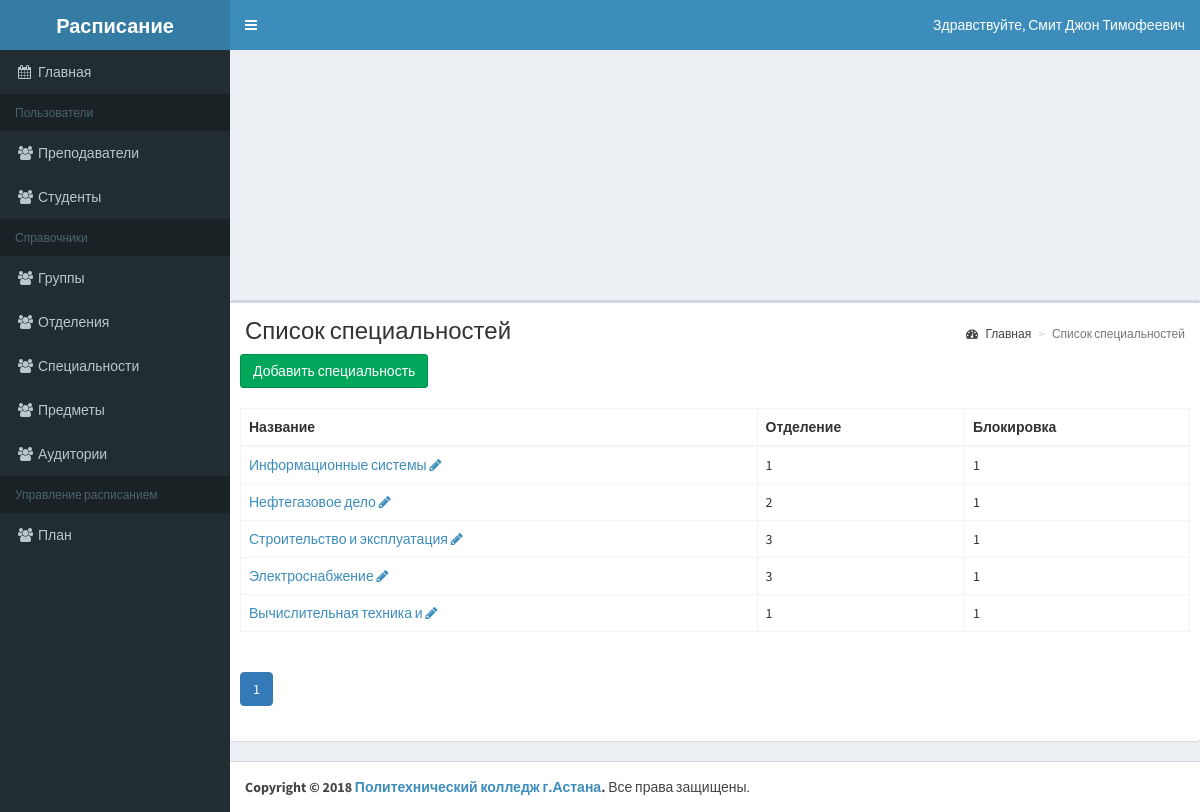
Screenshot of /schedule/list-special.php (signed in) with the database file from the repository.
### tables this page shows
CREATE TABLE special (
  special_id int(11) UNSIGNED NOT NULL AUTO_INCREMENT,
  name varchar(50) NOT NULL,
  otdel_id smallint(6) UNSIGNED NOT NULL,
  active tinyint(4) UNSIGNED NOT NULL DEFAULT 1,
  PRIMARY KEY (special_id)
);

### schedule/classes/BaseMap.php (called while the page is built, shortened)
<?php
abstract class BaseMap extends Config
{
    function __construct()
    {
        try
        {
                $this->db = new
                PDO('mysql:host='.self::HOST.';dbname='.self::DB_NAME, self::DB_USER, self::DB_PASSWORD);
            }
            catch(PDOException $e) {
            echo $e->getMessage();
        }
    }
}

### schedule/classes/SpecialMap.php (called while the page is built, shortened)
<?php
class SpecialMap extends BaseMap
{
    public function findAll($ofset=0, $limit=30){
        $res = $this->db->query("SELECT special_id, name,otdel_id, active". " FROM special LIMIT $ofset,$limit");
        return $res->fetchAll(PDO::FETCH_OBJ);
    }
    public function count(){
        $res = $this->db->query("SELECT COUNT(*) AS cnt FROM special");
        return $res->fetch(PDO::FETCH_OBJ)->cnt;
    }
}

### schedule/list-special.php (the view, shortened to what this page needs)
<?php
$size = 5;
if (isset($_GET['page'])) {
    $page = Helper::clearInt($_GET['page']);
} else {
    $page = 1;
}
$specialMap = new SpecialMap();
$count = $specialMap->count();
$specials = $specialMap->findAll($page*$size-$size, $size);
$header = 'Список специальностей';
require_once 'template/header.php';
?>
    <div class="row">
        <div class="col-xs-12">
            <div class="box">
                <section class="content-header">
                    <h1><?=$header;?></h1>
                    <ol class="breadcrumb">
                        <li><a href="/index.php"><i class="fa fa-dashboard"></i> Главная</a></li>
                        <li class="active"><?=$header;?></li>
                    </ol>
                </section>
                <div class="box-body">
                    <a class="btn btn-success" href="add-special.php">Добавить специальность</a>
                </div>
                <div class="box-body">
                    <?php
                    if ($specials) {
                        ?>
                        <table id="example2" class="table table-bordered table-hover">
                            <thead>
                            <tr>
                                <th>Название</th>
                                <th>Отделение</th>
                                <th>Блокировка</th>
                            </tr>
                            </thead>
                            <tbody>
                            <?php
                            foreach ($specials as $special) {
                                echo '<tr>';
                                echo '<td><a href="view-gruppa.php?id='.$special->special_id.'">'.$special->name.'</a> '. '<a href="add-special.php?id='.$special->special_id.'"><i class="fa fa-pencil"></i></a></td>';
                                echo '<td>'.$special->otdel_id.'</td>';
                                echo '<td>'.$special->active.'</td>';
                                echo '</tr>';
                            }
                            ?>
                            </tbody>
                        </table>
                    <?php } else {
                        echo 'Ни одной специальности не найдено';
                    } ?>
                </div>
                <div class="box-body">
                    <?php Helper::paginator($count, $page,$size); ?>
                </div>
            </div>
        </div>
    </div>
<?php
require_once 'template/footer.php';
?>

### schedule/template/header.php (shortened to what this page needs)
<!DOCTYPE html>
<html>
<head>
    <link rel="stylesheet" href="template/css/bootstrap.min.css">
    <link rel="stylesheet" href="template/css/font-awesome.min.css">
    <link rel="stylesheet" href="template/css/ionicons.min.css">
    <link rel="stylesheet" href="template/css/AdminLTE.min.css">
    <link rel="stylesheet" href="template/css/skins/skin-blue.min.css">
</head>
<body class="hold-transition skin-blue sidebar-mini">
<div class="wrapper">
    <header class="main-header">
        <a href="index2.html" class="logo">
            <span class="logo-lg"><b>Расписание</b></span>
        </a>
        <nav class="navbar navbar-static-top" role="navigation">
            <a href="#" class="sidebar-toggle" data-toggle="push-menu" role="button">
            </a>
            <div class="navbar-custom-menu">
                <ul class="nav navbar-nav">
                    <li class="dropdown user user-menu">
                        <a href="#" class="dropdown-toggle" data-toggle="dropdown">
                            <span class="hidden-xs">Здравствуйте, <?=$_SESSION['fio'];?></span>
                        </a>
                    </li>
                </ul>
            </div>
        </nav>
    </header>
    <aside class="main-sidebar">
        <section class="sidebar">
            <?php require_once 'template/menu.php'; ?>
        </section>
    </aside>
    <div class="content-wrapper">
        <section class="content container-fluid">
        </section>

### schedule/template/menu.php
<aside class="main-sidebar">
    <section class="sidebar">
        <ul class="sidebar-menu" data-widget="tree">
            <li
                <?=($_SERVER['PHP_SELF']=='/index.php')?'class="active"':'';?>>
                <a href="index.php"><i class="fa fa-calendar"></i><span>Главная</span></a>
            </li>
            <li class="header">Пользователи</li>
            <li <?=($_SERVER['PHP_SELF']=='/list-teacher.php')?'class="active"':'';?>>
                <a href="list-teacher.php"><i class="fa fa-users"></i><span>Преподаватели</span></a>
            </li>
            <li <?=($_SERVER['PHP_SELF']=='/list-student.php')?'class="active"':'';?>>
                <a href="list-student.php"><i class="fa fa-users"></i><span>Студенты</span></a>
            </li>
            <li class="header">Справочники</li>
            <li <?=($_SERVER['PHP_SELF']=='/list-gruppa.php')?'class="active"':'';?>>
                <a href="list-gruppa.php"><i class="fa fa-users"></i><span>Группы</span></a>
            </li>
            <li <?=($_SERVER['PHP_SELF']=='/list-otdel.php')?'class="active"':'';?>>
                <a href="list-otdel.php"><i class="fa fa-users"></i><span>Отделения</span></a>
            </li>
            <li <?=($_SERVER['PHP_SELF']=='/list-special.php')?'class="active"':'';?>>
                <a href="list-special.php"><i class="fa fa-users"></i><span>Специальности</span></a>
            </li>
            <li <?=($_SERVER['PHP_SELF']=='/list-subject.php')?'class="active"':'';?>>
                <a href="list-subject.php"><i class="fa fa-users"></i><span>Предметы</span></a>
            </li>
            <li <?=($_SERVER['PHP_SELF']=='/list-classroom.php')?'class="active"':'';?>>
                <a href="list-classroom.php"><i class="fa fa-users"></i><span>Аудитории</span></a>
            </li>
            <li class="header">Управление расписанием</li>
            <li <?=($_SERVER['PHP_SELF']=='/list-teacher-schedule.php')?'class="active"':'';?>>
                <a href="list-teacher-schedule.php"><i class="fa fa-users"></i><span>План</span></a>
            </li>
        </ul>
    </section>
</aside>

### schedule/classes/Helper.php (shortened to what this page needs)
<?php
class Helper
{
            foreach ($options as $option) { ?>
            <?php }
    public static function paginator($count, $current=1, $size=30){
        $numPages=ceil($count/$size);
        $href = $_SERVER['PHP_SELF'].'?page=';
        echo '<ul class="pagination ">';
        for ($i = 1; $i<=$numPages; $i++) {
            if ($current == $i) {
                echo ' <li class="paginate_button active"><a href="'.$href.$i.'" data-dt-idx="'.$i.'" tabindex="0">'.$i.'</a></li>';
            }
            else {
                echo ' <li class="paginate_button"><a href="'.$href.$i.'" data-dt-idx="'.$i.'" tabindex="0">'.$i.'</a></li>';
            }
        }
        echo '</ul>';
    }
}

### schedule/template/footer.php (shortened to what this page needs)
</div>
<footer class="main-footer">
    <strong>Copyright &copy; 2018 <a href="#">Политехнический колледж г.Астана</a>.</strong> Все права защищены.
</footer>
</div>
</body>
</html>

### rows the page displays
special: name "Информационные системы", otdel "1", active "1"
special: name "Нефтегазовое дело", otdel "2", active "1"
special: name "Строительство и эксплуатация", otdel "3", active "1"
special: name "Электроснабжение", otdel "3", active "1"
special: name "Вычислительная техника и", otdel "1", active "1"

### other values shown
$_SESSION['fio'] "Смит Джон Тимофеевич"
$header "Список специальностей"
